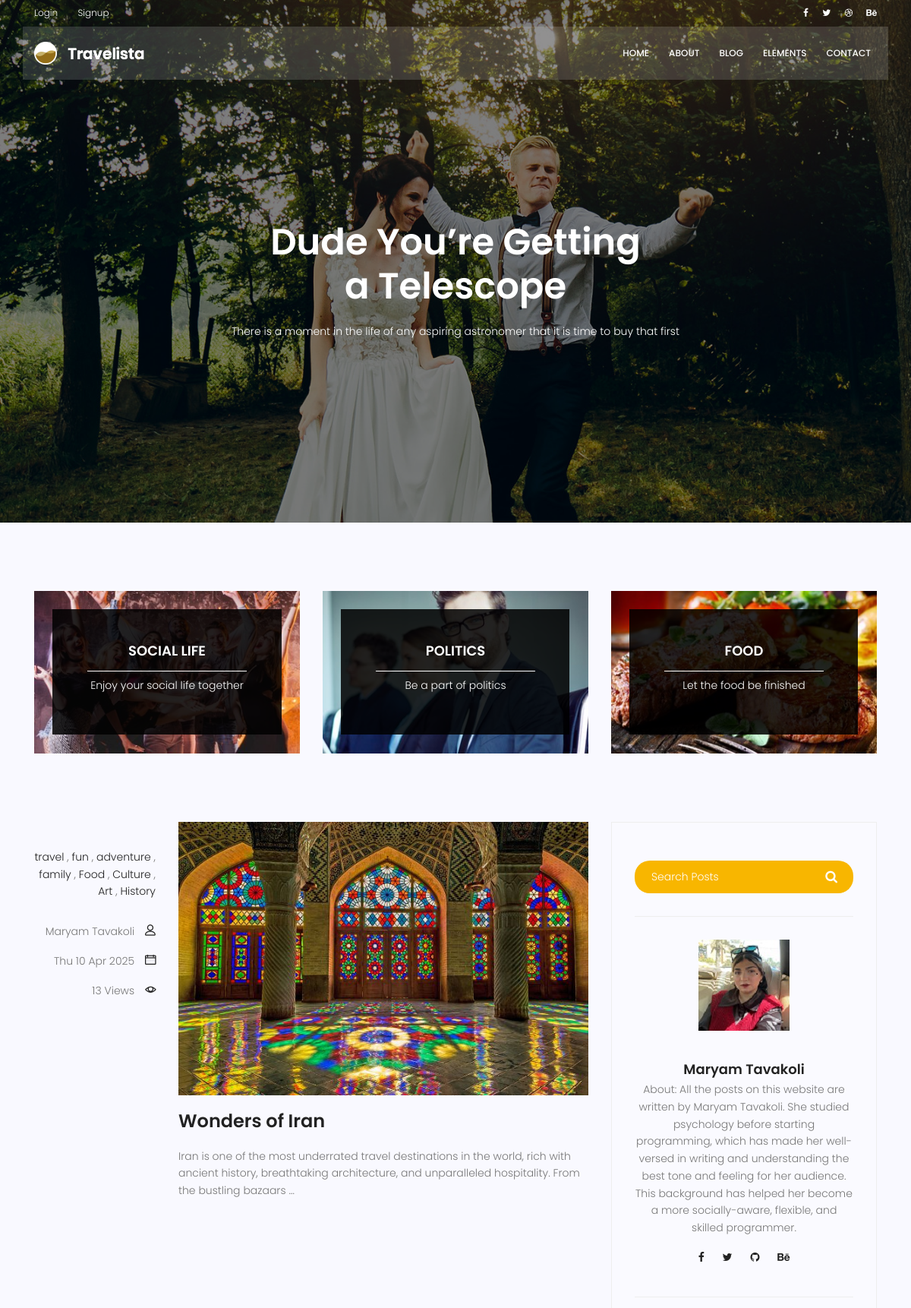
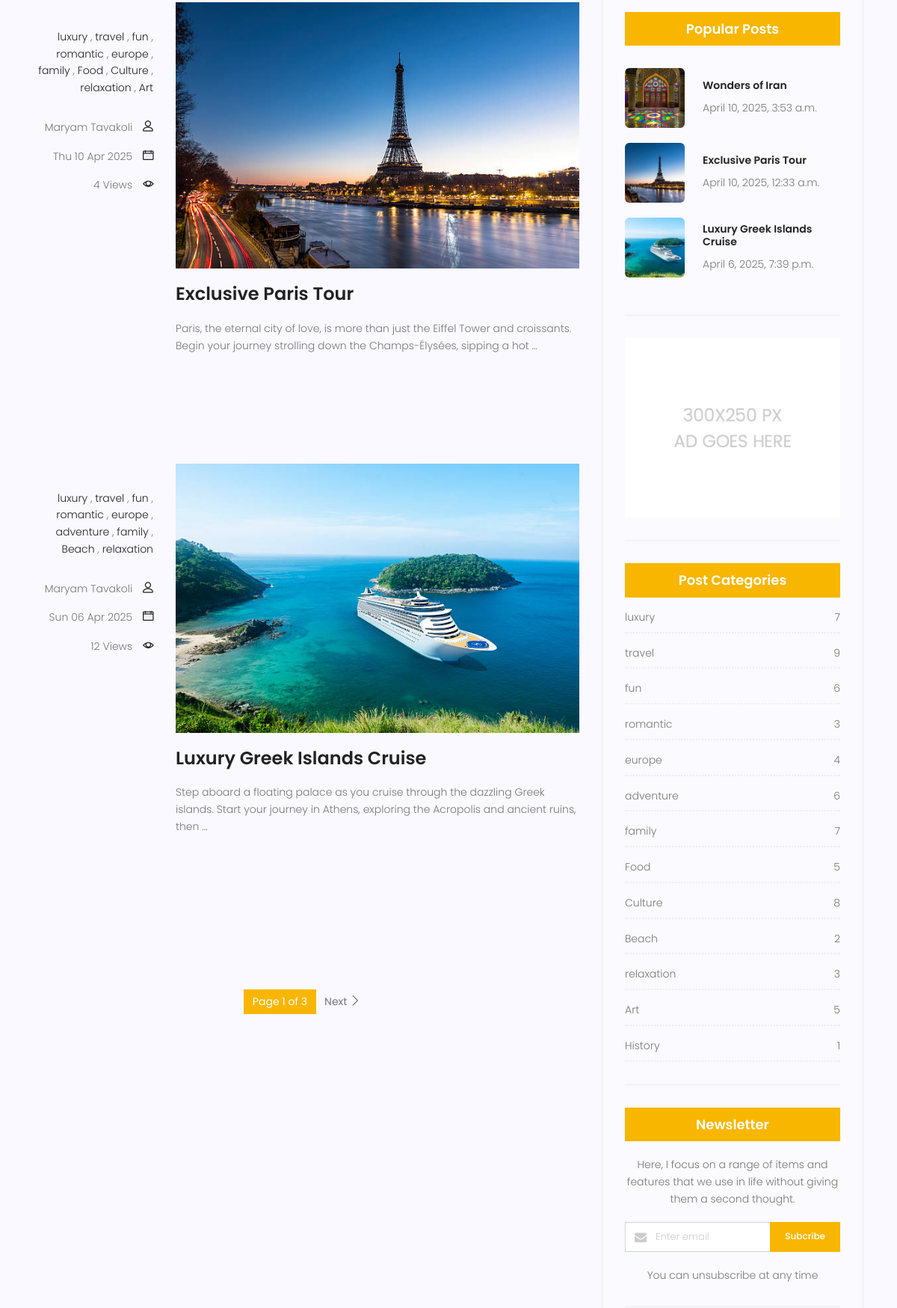
Page /blog/blog-home (upper part) on the committed database (2 pictures, top to bottom).
### app_blog_travel/models.py (models this page shows, shortened)
class category(models.Model):
    name = models.CharField(max_length=50, unique=True)
    def __str__(self):
        return self.name

class Post(models.Model):
    title = models.CharField(max_length=220)
    content = models.TextField()
    slug = models.SlugField(blank=True, null=True)
    image = models.ImageField(upload_to="Post_default",default="first_img_post/my_default.jpeg" )
    counted_views = models.IntegerField(default=0)
    Categories = models.ManyToManyField('category')
    author = models.ForeignKey('Author', on_delete=models.SET_NULL, null=True)
    published_date = models.DateTimeField(null=True)
    created_date = models.DateTimeField(auto_now_add=True)
    updated_date = models.DateTimeField(auto_now=True)
    class Meta:
        ordering = ['published_date']

class Author(models.Model):
    name = models.CharField(max_length=50, unique=True)
    image = models.ImageField(upload_to="author_default",default="first_img_author/author_info.jpeg" )
    about = models.TextField()
    def __str__(self):
        return self.name

### app_blog_travel/views.py (the view)
# urls.py: path('blog-home', blog_home_view, name="home"),
def blog_home_view(request, category_item=None):
    posts = Post.objects.filter(published_date__lte=timezone.now()).order_by('-published_date')
    if category_item:
        posts = posts.filter(Categories__name=category_item)
    all_authors = Author.objects.all()
    all_category = category.objects.all()
    category_dict = {}
    for cat in all_category:
        category_dict[cat] = Post.objects.filter(published_date__lte=timezone.now(), Categories=cat).count()
    paginator = Paginator(posts, 3)
    try:
        page_number = request.GET.get('page')
        page_obj = paginator.get_page(page_number)
    except PageNotAnInteger:
        page_obj = paginator.page(1)
    except EmptyPage:
        page_obj = paginator.page(paginator.num_pages)
    return render(request, 'blog-home.html', {'category_dict': category_dict, 'page_obj': page_obj, 'all_authors':all_authors,})

### app_blog_travel/templatetags/inclusion_tag.py (called while the page is built)
@register.inclusion_tag('inclusion_page.html')
def popular_posts():
    posts = Post.objects.filter(published_date__lte=timezone.now()).order_by('-published_date')[:3]
    return {'posts': posts}

### templates/blog-home.html (shortened to what this page needs)
{% extends 'base.html' %}
{% load static %}
{% load inclusion_tag %}
{% block codes %}
<section class="banner-area relative blog-home-banner" id="home">
	<div class="overlay overlay-bg"></div>
	<div class="container">
		<div class="row d-flex align-items-center justify-content-center">
			<div class="about-content blog-header-content col-lg-12">
				<h1 class="text-white">
					Dude You’re Getting
					a Telescope
				</h1>
				<p class="text-white">
					There is a moment in the life of any aspiring astronomer that it is time to buy that first
				</p>
			</div>
		</div>
	</div>
</section>
<section class="top-category-widget-area pt-90 pb-90 ">
	<div class="container">
		<div class="row">
			<div class="col-lg-4">
				<div class="single-cat-widget">
					<div class="content relative">
						<div class="overlay overlay-bg"></div>
					    <a href="#" target="_blank">
					      <div class="thumb">
					  		 <img class="content-image img-fluid d-block mx-auto" src="{% static 'img/blog/cat-widget1.jpg' %}" alt="">
					  	  </div>
					      <div class="content-details">
					        <h4 class="content-title mx-auto text-uppercase">Social life</h4>
					        <span></span>
					        <p>Enjoy your social life together</p>
					      </div>
					    </a>
					</div>
				</div>
			</div>
			<div class="col-lg-4">
				<div class="single-cat-widget">
					<div class="content relative">
						<div class="overlay overlay-bg"></div>
					    <a href="#" target="_blank">
					      <div class="thumb">
					  		 <img class="content-image img-fluid d-block mx-auto" src="{% static 'img/blog/cat-widget2.jpg' %}" alt="">
					  	  </div>
					      <div class="content-details">
					        <h4 class="content-title mx-auto text-uppercase">Politics</h4>
					        <span></span>
					        <p>Be a part of politics</p>
					      </div>
					    </a>
					</div>
				</div>
			</div>
			<div class="col-lg-4">
				<div class="single-cat-widget">
					<div class="content relative">
						<div class="overlay overlay-bg"></div>
					    <a href="#" target="_blank">
					      <div class="thumb">
					  		 <img class="content-image img-fluid d-block mx-auto" src="{% static 'img/blog/cat-widget3.jpg' %}" alt="">
					  	  </div>
					      <div class="content-details">
					        <h4 class="content-title mx-auto text-uppercase">Food</h4>
					        <span></span>
					        <p>Let the food be finished</p>
					      </div>
					    </a>
					</div>
				</div>
			</div>
		</div>
	</div>
</section>
<section class="post-content-area">
	<div class="container">
		<div class="row">
			<div class="col-lg-8 posts-list">
				{% for item in page_obj %}
					<div class="single-post row">
						<div class="col-lg-3 col-md-3 meta-details">
							<ul class="tags">
								{% for cat in item.Categories.all %}
									<li><a href="#">{{ cat }}</a></li>
									{% if not forloop.last %}, {% endif %}
								{% endfor %}
							</ul>
							<div class="user-details row">
								<p class="user-name col-lg-12 col-md-12 col-6">
									<a href="#">{{ item.author }}</a> <span class="lnr lnr-user"></span>
								</p>
								<p class="date col-lg-12 col-md-12 col-6">
									<a href="#">{{ item.published_date|date:"D d M Y" }}</a> <span class="lnr lnr-calendar-full"></span>
								</p>
								<p class="view col-lg-12 col-md-12 col-6">
									<a href="#">{{ item.counted_views }} Views</a> <span class="lnr lnr-eye"></span>
								</p>
							</div>
						</div>
						<div class="col-lg-9 col-md-9">
							<div class="blog-post-box">
								<img class="img-fluid" src="{{ item.image.url }}" alt="">
								<a class="posts-title" href="{% url 'app_blog_travel:single' slug=item.slug %}">
									<h3>{{ item.title }}</h3>
								</a>
								<p>{{ item.content|truncatewords:25 }}</p>
							</div>
						</div>
					</div>
				{% endfor %}
				<div>
					<nav class="blog-pagination justify-content-center d-flex">
					  <ul class="pagination">
						<li class="page-item active">
						  <span class="page-link">
							Page {{ page_obj.number }} of {{ page_obj.paginator.num_pages }}
						  </span>
						</li>
						{% if page_obj.has_next %}
						<li class="page-item">
						  <a class="page-link" href="?page={{ page_obj.next_page_number }}">
							Next <span class="lnr lnr-chevron-right"></span>
						  </a>
						</li>
						{% endif %}
					  </ul>
					</nav>
				  </div>
			</div>
			<div class="col-lg-4 sidebar-widgets">
				<div class="widget-wrap">
					<div class="single-sidebar-widget search-widget">
						<form class="search-form" action="{% url 'app_blog_travel:search' %}" method="get">
                            <input placeholder="Search Posts" name="search" type="text" onfocus="this.placeholder = ''" onblur="this.placeholder = 'Search Posts'" >
                            <button type="submit"><i class="fa fa-search"></i></button>
                        </form>
					</div>
					{% for item in all_authors %}
					<div class="single-sidebar-widget user-info-widget">
						<img src="{{ item.image.url }}" alt="">
						<a href="#"><h4>{{ item.name }}</h4></a>
						<p>
							{{ item.about }}
						</p>
						<ul class="social-links">
							<li><a href="#"><i class="fa fa-facebook"></i></a></li>
							<li><a href="#"><i class="fa fa-twitter"></i></a></li>
							<li><a href="#"><i class="fa fa-github"></i></a></li>
							<li><a href="#"><i class="fa fa-behance"></i></a></li>
						</ul>
					</div>
					{% endfor %}
					<div class="single-sidebar-widget popular-post-widget">
						<h4 class="popular-title">Popular Posts</h4>
						{% popular_posts %}
					</div>
					<div class="single-sidebar-widget ads-widget">
						<a href="#"><img class="img-fluid" src="{% static 'img/blog/ads-banner.jpg' %}" alt=""></a>
					</div>
					<div class="single-sidebar-widget post-category-widget">
						<h4 class="category-title">Post Categories</h4>
						<ul class="cat-list">
							{% for cat_name, count_cat in category_dict.items %}
								<li><a href="{% url 'app_blog_travel:category' category_item=cat_name %}" class="d-flex justify-content-between">
									<p>{{ cat_name }}</p>
									<p>{{ count_cat }}</p>
								</a></li>
							{% endfor %}
						</ul>
					</div>
					<div class="single-sidebar-widget newsletter-widget">
						<h4 class="newsletter-title">Newsletter</h4>
						<p>
							Here, I focus on a range of items and features that we use in life without
							giving them a second thought.
						</p>
						<div class="form-group d-flex flex-row">
						   <div class="col-autos">
						      <div class="input-group">
						        <div class="input-group-prepend">
						          <div class="input-group-text"><i class="fa fa-envelope" aria-hidden="true"></i>
								</div>
						        </div>
						        <input type="text" class="form-control" id="inlineFormInputGroup" placeholder="Enter email" onfocus="this.placeholder = ''" onblur="this.placeholder = 'Enter email'" >
						      </div>
						    </div>
						    <a href="#" class="bbtns">Subcribe</a>
						</div>
						<p class="text-bottom">
							You can unsubscribe at any time
						</p>
					</div>
				</div>
			</div>
		</div>
	</div>
</section>
{% endblock %}

### templates/inclusion_page.html
<div class="popular-post-list">
    {% for item in posts %}
    <div class="single-post-list d-flex flex-row align-items-center">
      <div class="thumb">
        <img class="img-fluid" src="{{ item.image.url }}" alt="">
      </div>
      <div class="details">
        <a href="{% url 'app_blog_travel:single' slug=item.slug %}"><h6>{{ item.title }}</h6></a>
        <p>{{ item.published_date }}</p>
      </div>
    </div>
    {% endfor %}
  </div>

### rows in the picture
Post: author "Maryam Tavakoli", published_date "Thu 10 Apr 2025", counted_views "13", image (picture), title "Wonders of Iran", content "Iran is one of the most underrated travel destinations in the world, rich with ancient history, breathtaking architecture, and unparalleled hospitality. From the bustling bazaars …", published_date "April 10, 2025, 3:53 a.m."
category: name "travel", count_cat "9"
category: name "fun", count_cat "6"
category: name "adventure", count_cat "6"
category: name "family", count_cat "7"
category: name "Food", count_cat "5"
category: name "Culture", count_cat "8"
category: name "Art", count_cat "5"
category: name "History", count_cat "1"
Post: author "Maryam Tavakoli", published_date "Thu 10 Apr 2025", counted_views "4", image (picture), title "Exclusive Paris Tour", content "Paris, the eternal city of love, is more than just the Eiffel Tower and croissants. Begin your journey strolling down the Champs-Élysées, sipping a hot …", published_date "April 10, 2025, 12:33 a.m."
category: name "luxury", count_cat "7"
category: name "romantic", count_cat "3"
category: name "europe", count_cat "4"
category: name "relaxation", count_cat "3"
Post: author "Maryam Tavakoli", published_date "Sun 06 Apr 2025", counted_views "12", image (picture), title "Luxury Greek Islands Cruise", content "Step aboard a floating palace as you cruise through the dazzling Greek islands. Start your journey in Athens, exploring the Acropolis and ancient ruins, then …", published_date "April 6, 2025, 7:39 p.m."
category: name "Beach", count_cat "2"
Author: image (picture), name "Maryam Tavakoli", about "About: All the posts on this website are written by Maryam Tavakoli. She studied psychology before starting programming, which has made her well-versed in writing and understanding the best tone and feeling for her audience. This background has helped her become a more socially-aware, flexible, and skilled programmer."

### other values in the picture
{{ page_obj.number }} "1"
{{ page_obj.paginator.num_pages }} "3"
